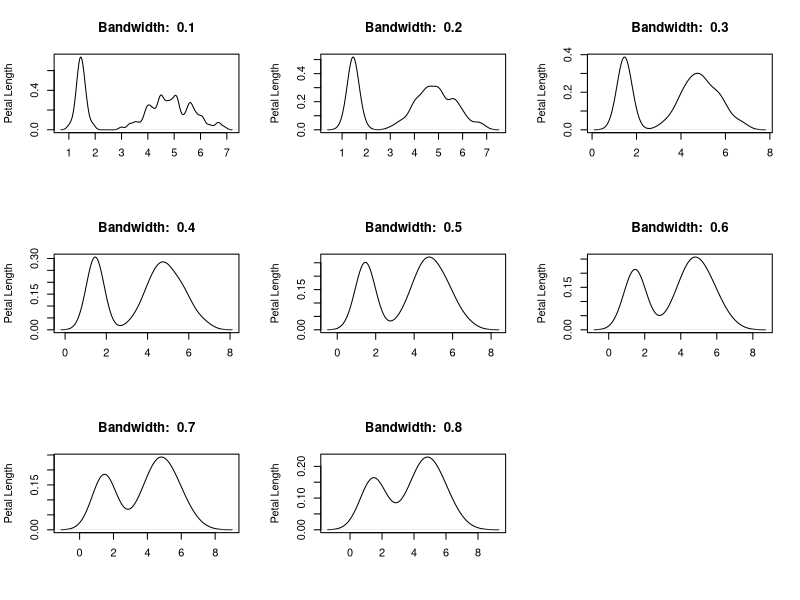
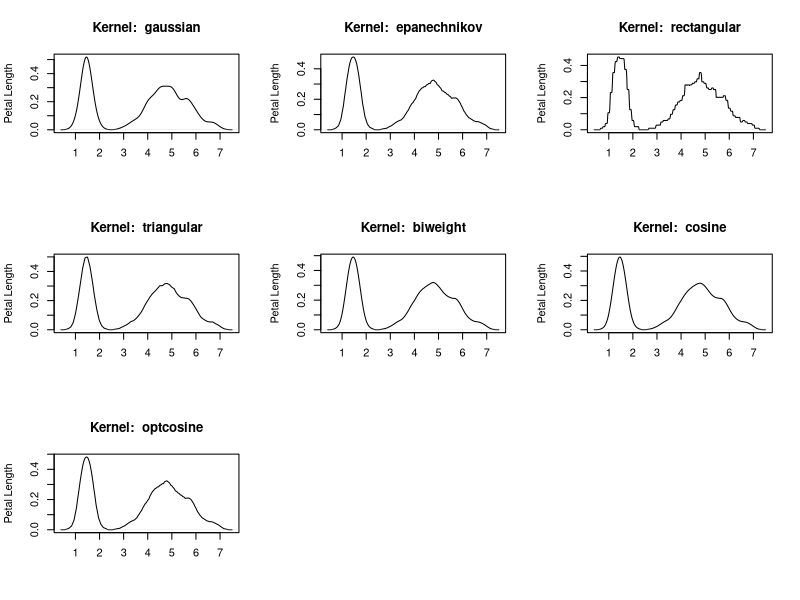

Write the R code that produced these figures, in order.
## ---- chunk 1
#take a peak at the data 
head(iris)

#Take a look at multiple bandwidths 
par(mfrow = c(3,3))
for(h in seq(.1, .8, .1)){
  plot(density(iris$Petal.Length, bw = h, kernel = "gaussian"), xlab ="", ylab = "Petal Length", main = paste("Bandwidth: ",h))
}

#Take a look at multiple kerenels
kernels = c("gaussian", "epanechnikov", "rectangular","triangular", "biweight","cosine", "optcosine")

par(mfrow = c(3,3))
for(kern in kernels){
  plot(density(iris$Petal.Length, bw =0.2 , kernel = kern), xlab ="", ylab = "Petal Length", main = paste("Kernel: ",kern))
}



